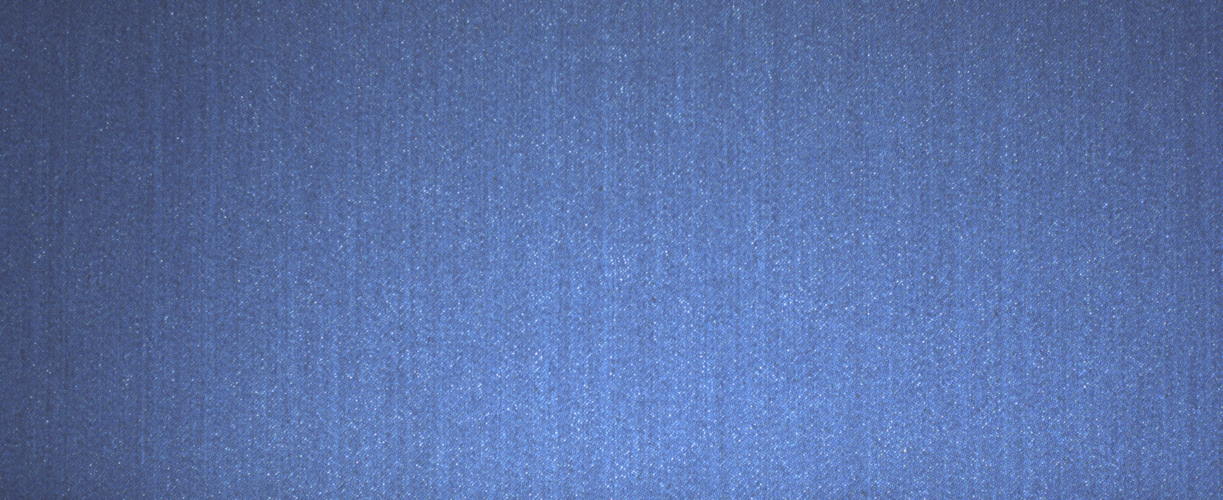
#> input picture Dataset/DefectFree/0526e526baab17200830084844.jpg, 2446 x 1000 px (shown at 1/2 size); its folder holds only this picture in this run
$ jupyter execute andrapercobaan4.ipynb   (older library calls are emulated)
#> lines starting #> are read from the running program, lines starting #| are printed output that depends on the picture
## Import Library

[cell 1]
import os
import cv2 as cv
import matplotlib.pyplot as plt
import numpy as np
import pandas as pd
from sklearn.model_selection import train_test_split, cross_val_predict
from sklearn.metrics import accuracy_score, classification_report
from skimage.feature import graycomatrix, graycoprops
from scipy.stats import entropy
from sklearn.ensemble import RandomForestClassifier
from sklearn.svm import SVC
from sklearn.neighbors import KNeighborsClassifier
from sklearn.metrics import accuracy_score, precision_score, recall_score, f1_score, confusion_matrix, classification_report
from sklearn.metrics import (confusion_matrix, ConfusionMatrixDisplay)
import seaborn as sns

Kode Python tersebut mengimpor berbagai library yang terdapat pada format yang rata - rata digunakan dalam proses klasifikasi citra digital, dimulai dari tahap pemrosesan citra hingga evaluasi model. Pustaka os digunakan untuk mengelola file dan direktori, sedangkan cv2 dari OpenCV dipakai untuk membaca dan memproses citra. Visualisasi data dilakukan dengan bantuan matplotlib.pyplot dan seaborn, yang memungkinkan penyajian gambar atau hasil evaluasi dalam bentuk grafik. Pustaka numpy dan pandas digunakan untuk manipulasi data numerik dan data tabular.
Untuk ekstraksi fitur tekstur dari citra, digunakan fungsi graycomatrix dan graycoprops dari skimage.feature, yang berperan dalam membentuk dan menghitung properti dari matriks GLCM (Gray-Level Co-occurrence Matrix). Selain itu, entropy dari scipy.stats digunakan untuk menghitung tingkat ketidakteraturan dalam citra. Dalam hal pembelajaran mesin, kode ini mengimpor beberapa model klasifikasi dari pustaka scikit-learn, termasuk RandomForestClassifier, SVC (Support Vector Classifier), dan KNeighborsClassifier.
Terakhir, untuk mengevaluasi performa model, digunakan berbagai metrik seperti accuracy_score, precision_score, recall_score, f1_score, serta confusion_matrix dan classification_report. Visualisasi matriks kebingungan juga dapat dilakukan menggunakan ConfusionMatrixDisplay. Secara keseluruhan, kode ini menyiapkan seluruh komponen yang diperlukan untuk membangun sistem klasifikasi citra berbasis pembelajaran mesin, dari input citra hingga evaluasi hasil klasifikasi.

## Data Loading

[cell 2]
data = []
labels = []
file_name = []

# Ganti path sesuai struktur folder kamu
dataset_path = "Dataset/"

# Loop setiap sub-folder (label)
for sub_folder in os.listdir(dataset_path):
    sub_folder_path = os.path.join(dataset_path, sub_folder)

    # Pastikan ini folder
    if os.path.isdir(sub_folder_path):
        sub_folder_files = os.listdir(sub_folder_path)
        for filename in sub_folder_files:
            img_path = os.path.join(sub_folder_path, filename)
            img = cv.imread(img_path)
#> img is the input picture: shape (1000, 2446, 3); mean B, G, R 166.5, 113, 89.1

            if img is not None:
                img = img.astype(np.uint8)
                # Resize all images to 256x256 for consistency
                img = cv.resize(img, (256, 256))
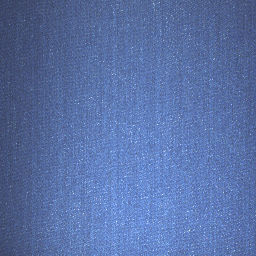
#> img: shape (256, 256, 3); mean B, G, R 166.4, 112.9, 89

                data.append(img)
                labels.append(sub_folder)
                name = os.path.splitext(filename)[0]
                file_name.append(filename)

# Ubah ke array numpy
data = np.array(data)
labels = np.array(labels)

# Tampilkan info
print("Jumlah gambar:", len(data))
#| Jumlah gambar: 2
print("Label unik:", np.unique(labels))

Kode diatas berfungsi untuk memuat data citra dari direktori bernama Dataset/, yang diasumsikan memiliki struktur berupa beberapa subfolder, di mana setiap subfolder merepresentasikan kelas atau label dari citra-citra yang ada di dalamnya. Pertama, tiga list kosong yaitu data, labels, dan file_name disiapkan untuk menyimpan gambar, label (nama subfolder), dan nama file. Program kemudian melakukan iterasi terhadap setiap subfolder di dalam direktori utama Dataset/. Jika entri tersebut adalah folder, maka seluruh file gambar di dalamnya akan dibaca menggunakan OpenCV (cv.imread). Gambar yang berhasil dibaca dikonversi ke tipe data uint8 untuk memastikan konsistensi tipe data, lalu diubah ukurannya menjadi 256x256 piksel agar seluruh gambar memiliki dimensi yang seragam. Setiap gambar yang sudah diproses disimpan ke dalam list data, sementara labelnya diambil dari nama subfolder dan disimpan di labels, serta nama filenya juga dicatat di file_name. Setelah semua gambar dimuat, list data dan labels dikonversi menjadi array NumPy untuk memudahkan pemrosesan selanjutnya. Terakhir, program mencetak jumlah total gambar yang berhasil dimuat dan daftar label unik yang ditemukan dalam dataset tersebut.

## Augmentasi Data

### Define Augmentasi yang ingin digunakan

[cell 3]
def augment_image(img):
    augmented = [img]
    # Flip horizontal
    # Flip horizontal (manual)
    flip_h = np.zeros_like(img)
    for i in range(img.shape[0]):
        for j in range(img.shape[1]):
            flip_h[i, j] = img[i, img.shape[1] - 1 - j]
    augmented.append(flip_h)

    # Flip vertical (manual)
    flip_v = np.zeros_like(img)
    for i in range(img.shape[0]):
        for j in range(img.shape[1]):
            flip_v[i, j] = img[img.shape[0] - 1 - i, j]
    augmented.append(flip_v)

    # Rotate 90 degrees (manual, counter-clockwise)
    rot90 = np.zeros_like(img)
    for i in range(img.shape[0]):
        for j in range(img.shape[1]):
            rot90[j, img.shape[0] - 1 - i] = img[i, j]
    augmented.append(rot90)

    # Rotate 180 degrees (manual)
    rot180 = np.zeros_like(img)
    for i in range(img.shape[0]):
        for j in range(img.shape[1]):
            rot180[img.shape[0] - 1 - i, img.shape[1] - 1 - j] = img[i, j]
    augmented.append(rot180)
    return augmented

Kode diatas berfungsi untuk mendefinisikan fungsi augment_image(img) yang akan digunakan untuk memperluas jumlah data citra dengan menerapkan lima variasi transformasi: gambar asli, flip horizontal, flip vertikal, rotasi 90 derajat berlawanan arah jarum jam, dan rotasi 180 derajat. Seluruh transformasi dilakukan secara manual dengan mengubah posisi piksel menggunakan perulangan. Flip horizontal dan vertikal membalik citra berdasarkan sumbu X dan Y, sedangkan rotasi dilakukan dengan mengatur ulang indeks piksel. Hasil akhir berupa daftar lima gambar yang dapat digunakan untuk memperkaya data pelatihan dalam tugas klasifikasi atau pengenalan citra.

### Mengaplikasikan Augmentasi pada Data

[cell 4]
# melakukan augmentasi data
data_augmented = []
labels_augmented = []
paths_augmented = []
file_name_augmented = []
for i in range(len(data)):
	augmented_imgs = augment_image(data[i])
	for aug_img in augmented_imgs:
		data_augmented.append(aug_img)
		labels_augmented.append(labels[i])
		file_name_augmented.append(file_name[i])
#> this loop made 2 passes
#> after the loop, data_augmented = 10 items; file_name_augmented = ['0526e526baab17200830084844.jpg', '0526e526baab17200830084844.jpg', '0526e526baab17200830084844.jpg', '0526e526baab17200830084844.jpg', '0526e526baab17200830084844.jpg', '11.jpg', '11.jpg', '11.jpg', '11.jpg', '11.jpg']; labels_augmented = ['DefectFree', 'DefectFree', 'DefectFree', 'DefectFree', 'DefectFree', 'DefectHoles', 'DefectHoles', 'DefectHoles', 'DefectHoles', 'DefectHoles']

print("Data sebelum augmentasi: ", len(data))
#| Data sebelum augmentasi:  2
print("Data setelah augmentasi: ", len(data_augmented))
#| Data setelah augmentasi:  10

Kode diatas berfungsi untuk mengaplikasikan augmentasi data pada kumpulan citra. Proses diawali dengan menerapkan fungsi augment_image() ke setiap gambar dalam dataset data, yang menghasilkan lima variasi gambar (asli + 4 transformasi). Setiap hasil augmentasi ditambahkan ke dalam daftar data_augmented, dan label serta nama file aslinya juga disalin ke daftar labels_augmented dan file_name_augmented, sehingga informasi tetap konsisten. Setelah proses selesai, program mencetak jumlah data sebelum dan sesudah augmentasi, yang biasanya menjadi lima kali lebih banyak dari data awal. Ini berguna untuk meningkatkan keragaman data dalam pelatihan model.

## Data Preparation

### Define Preprosesing yang ingin digunakan (Median, Prewitt, dan Normalisasi)

[cell 5]
def grayscale(img_bgr):
    b = img_bgr[:, :, 0].astype(float)
    g = img_bgr[:, :, 1].astype(float)
    r = img_bgr[:, :, 2].astype(float)
    gray = 0.114 * b + 0.587 * g + 0.299 * r
    return gray.astype(np.uint8)

def Median(image, baris, kolom):
    tengah = int(baris*kolom/2)
    hasil = np.zeros(image.shape)
    rows = int((baris-1)/2)
    cols = int((kolom-1)/2)
    image = np.pad(image,((rows,rows),(cols,cols)),mode='edge')
    for i in range (hasil.shape[0]):
        for j in range (hasil.shape[1]):
            Median = np.zeros(baris*kolom)
            m=0
            for k in range (i,i+baris):
                for l in range (j,j+kolom):
                    Median[m]=image[k,l]
                    m+=1
            Median.sort()
            a = Median[tengah]
            b = Median[tengah-1]
            _Median = int(a+b)/2
            hasil[i,j] =_Median
    return hasil

def convEdge(kernel, img):
        result = np.zeros_like(img)
        pad_height, pad_width = img.shape
        kernel_height, kernel_width = kernel.shape
        for i in range(pad_height - kernel_height + 1):
            for j in range(pad_width - kernel_width + 1):
                result[i][j] = np.sum(img[i:i+kernel_height, j:j+kernel_width] * kernel)
        return result

def prewit(image):
    kPrewittX = np.array([[-1,  0,  1],
                         [-1,  0,  1],
                         [-1,  0,  1]])

    kPrewittY = np.array([[-1, -1, -1],
                         [ 0,  0,  0],
                         [ 1,  1,  1]])

    convPrewittX = convEdge(kPrewittX, image)
    convPrewittY = convEdge(kPrewittY, image)
    result = np.sqrt(convPrewittX ** 2 + convPrewittY ** 2)
    return result

def normalize(img):
    min_val = np.min(img)
    max_val = np.max(img)
    normalized = (img - min_val) * 255.0 / (max_val - min_val)
    return normalized.astype(np.uint8)

Kode diatas berfungsi untuk mendefinisikan serangkaian fungsi untuk melakukan pra-pemrosesan citra. Fungsi grayscale() mengubah citra berwarna (BGR) menjadi citra grayscale menggunakan rumus konversi standar berdasarkan persepsi manusia, di mana saluran hijau memiliki bobot terbesar. Fungsi Median() melakukan penyaringan median terhadap citra grayscale, yang berfungsi untuk mengurangi noise dengan mengganti setiap piksel dengan nilai median dari lingkungan sekitarnya. Filter ini diterapkan menggunakan padding mode 'edge' agar ukuran citra tetap sama. Selanjutnya, fungsi convEdge() menerapkan operasi konvolusi secara manual menggunakan kernel yang diberikan untuk mendeteksi pola tertentu dalam citra, seperti tepi atau tekstur. Fungsi ini menjadi dasar untuk fungsi prewit(), yang menerapkan operator Prewitt menggunakan dua kernel konvolusi untuk mendeteksi tepi secara horizontal (kPrewittX) dan vertikal (kPrewittY). Hasil akhir adalah citra tepi yang dihasilkan dari gabungan magnitudo kedua arah gradien. Terakhir, fungsi normalize() digunakan untuk melakukan normalisasi intensitas piksel citra ke rentang 0–255. Ini penting untuk memastikan konsistensi skala antar gambar sebelum digunakan dalam analisis lanjutan seperti klasifikasi atau ekstraksi fitur.

### Mengaplikasikan Preprosesing pada Data

[cell 6]
dataPreprocessed = []
for i in range(len(data_augmented)):
    img = data_augmented[i]
    img_gray = grayscale(img)
    img_median = Median(img_gray, 9, 9)
    img_prewitt = prewit(img_median)
    img_normalized = normalize(img_prewitt)
    dataPreprocessed.append(img_normalized)
#> this loop made 10 passes
#> max_val in normalize on passes 1 to 8: 24.05, 24.05, 24.05, 24.05, 24.05, 21, 21, 21
#> pass 1, in grayscale, `g = img_bgr[:, :, 1].astype(float)`:
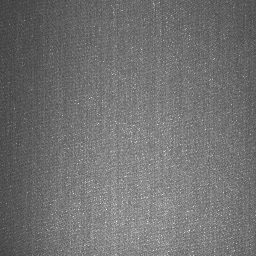
#> g: shape (256, 256) float64; min 59, max 241, mean 112.9
#> pass 1, in grayscale, `r = img_bgr[:, :, 2].astype(float)`:
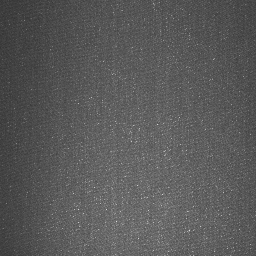
#> r: shape (256, 256) float64; min 50, max 222, mean 89
#> after the loop:
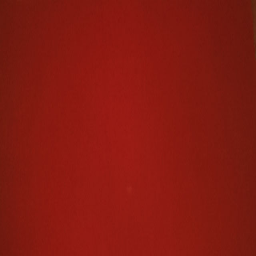
#> img: shape (256, 256, 3); mean of channels 0, 1, 2 16.7, 25.8, 133.6; drawn as B, G, R
#> after the loop:
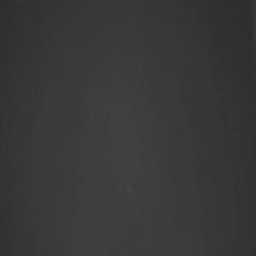
#> img_gray: shape (256, 256); min 44, max 72, mean 56.4
#> after the loop:
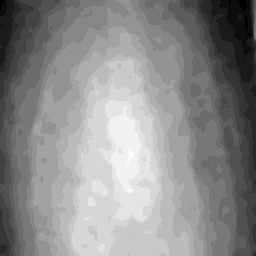
#> img_median: shape (256, 256) float64; min 46, max 65, mean 56.4; drawn with min black and max white
#> after the loop:
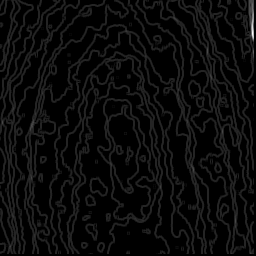
#> img_prewitt: shape (256, 256) float64; min 0, max 21, mean 0.9; drawn with min black and max white
#> after the loop, dataPreprocessed = 10 items

Kode diatas berfungsi untuk menerapkan tahapan pra-pemrosesan citra secara berurutan pada seluruh data gambar yang telah dimuat sebelumnya. Setiap gambar dalam array data akan diproses satu per satu melalui beberapa fungsi yang telah didefinisikan sebelumnya. Seluruh hasil citra yang telah diproses disimpan dalam list dataPreprocessed sebagai dataset baru.

### Menampilkan beberapa data yang sudah di Preproses

[cell 7]
labels_unique = np.unique(labels_augmented)
fig, axs = plt.subplots(len(labels_unique), 5, figsize=(15, 3 * len(labels_unique)))

for i, label in enumerate(labels_unique):
    idx = np.where(labels == label)[0][:5]
    if len(idx) == 0:
        for j in range(5):
            axs[i, j].axis('off')
        continue
    for j in range(5):
        if j < len(idx):
            k = idx[j]
            axs[i, j].imshow(dataPreprocessed[k], cmap='gray')
            axs[i, j].set_title(f"{label} - {file_name[k]}")
            axs[i, j].axis('off')
        else:
            axs[i, j].axis('off')
#> this loop made 2 passes
#> (label, idx) on passes 1 to 2: ('DefectFree', [0]), ('DefectHoles', [1])

plt.tight_layout()
plt.show()
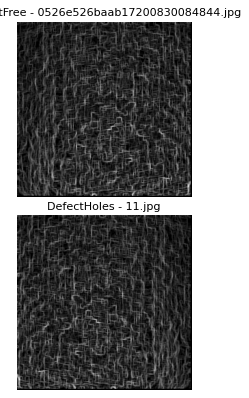
#> figure drawn by matplotlib, 2 panels

Kode diatas berfungsi untuk menampilkan beberapa sampel citra hasil pra-pemrosesan dari masing-masing kelas label yang ada dalam dataset. Pertama, variabel labels_unique menyimpan daftar label unik dari seluruh citra yang telah dimuat. Kemudian, plt.subplots() digunakan untuk membuat grid plot dengan jumlah baris sebanyak jumlah label unik dan lima kolom untuk menampilkan maksimal lima contoh citra dari masing-masing kelas. Dalam perulangan, untuk setiap label, program mencari indeks citra yang termasuk ke dalam label tersebut menggunakan np.where(). Jika citra dengan label tertentu tidak ditemukan, maka seluruh kolom pada baris tersebut akan dinonaktifkan. Untuk setiap citra yang tersedia (maksimal lima per label), citra yang telah diproses (hasil dari dataPreprocessed) menggunakan imshow(), dengan judul yang menunjukkan nama label dan nama file aslinya. Sumbu gambar disembunyikan agar tampilan lebih bersih. Terakhir, plt.tight_layout() digunakan agar elemen-elemen plot tidak saling tumpang tindih, dan plt.show() menampilkan seluruh grid plot tersebut.

### Feature Extraction

[cell 8]
def glcm(image, derajat):
    if derajat == 0:
        angles = [0]
    elif derajat == 45:
        angles = [np.pi / 4]
    elif derajat == 90:
        angles = [np.pi / 2]
    elif derajat == 135:
        angles = [3 * np.pi / 4]
    else:
        raise ValueError("Invalid angle. It should be one of the following: 0, 45, 90, 135.")

    # mengembalikan matrix glcm dari image
    glcm = graycomatrix(image, [1], angles, 256, symmetric=True, normed=True)
    return glcm

Kode diatas adalah fungsi glcm() bertugas untuk menghitung matriks GLCM (Gray-Level Co-occurrence Matrix) dari sebuah citra grayscale dengan sudut tertentu. Matriks GLCM digunakan dalam pengolahan citra sebagai metode ekstraksi fitur tekstur dengan menghitung frekuensi kemunculan pasangan nilai piksel pada jarak dan arah tertentu. Fungsi ini menerima dua parameter: image, yaitu citra grayscale yang akan dihitung GLCM-nya, dan derajat, yaitu sudut kemunculan pasangan piksel (dalam derajat). Sudut tersebut diubah menjadi radian karena fungsi graycomatrix() dari pustaka skimage.feature menggunakan satuan radian. Sudut yang didukung adalah 0°, 45°, 90°, dan 135°, dan jika nilai sudut yang diberikan tidak sesuai, maka fungsi akan memunculkan error. GLCM dihitung dengan jarak antar piksel sebesar 1, dengan opsi symmetric=True untuk membuat matriks simetris, dan normed=True agar nilai dalam matriks dinormalisasi. Hasil keluaran dari fungsi ini adalah matriks GLCM berdimensi 4 yang siap digunakan untuk menghitung berbagai fitur tekstur seperti kontras, homogenitas, energi, dan korelasi.

[cell 9]
def correlation(matriks):
	return graycoprops(matriks, 'correlation')[0, 0]
def dissimilarity(matriks):
    return graycoprops(matriks, 'dissimilarity')[0, 0]
def homogenity(matriks):
    return graycoprops(matriks, 'homogeneity')[0, 0]
def contrast(matriks):
    return graycoprops(matriks, 'contrast')[0, 0]
def ASM(matriks):
    return graycoprops(matriks, 'ASM')[0, 0]
def energy(matriks):
    return graycoprops(matriks, 'energy')[0, 0]
def entropyGlcm(matriks):
    return entropy(matriks.ravel())

Kode diatas adalah kumpulan fungsi ini digunakan untuk mengambil berbagai fitur tekstur dari matriks GLCM seperti korelasi, dissimilaritas, homogenitas, kontras, ASM, dan energi menggunakan fungsi graycoprops. Selain itu, ada fungsi untuk menghitung entropi GLCM yang mengukur kompleksitas tekstur. Fitur-fitur ini membantu menggambarkan pola dan struktur tekstur dalam citra untuk keperluan analisis dan klasifikasi.

[cell 10]
Derajat0 = []
Derajat45 = []
Derajat90 = []
Derajat135 = []
for i in range(len(dataPreprocessed)):
    img_uint8 = dataPreprocessed[i].astype(np.uint8)
    D0 = glcm(img_uint8, 0)
    D45 = glcm(img_uint8, 45)
    D90 = glcm(img_uint8, 90)
    D135 = glcm(img_uint8, 135)
    Derajat0.append(D0)
    Derajat45.append(D45)
    Derajat90.append(D90)
    Derajat135.append(D135)
#> this loop made 10 passes
#> pass 1, `img_uint8 = dataPreprocessed[i].astype(np.uint8)`:
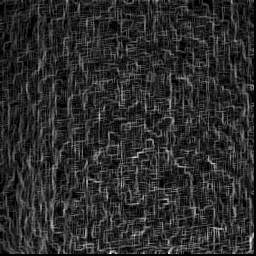
#> img_uint8: shape (256, 256); min 0, max 255, mean 43.7
#> pass 2, `img_uint8 = dataPreprocessed[i].astype(np.uint8)`:
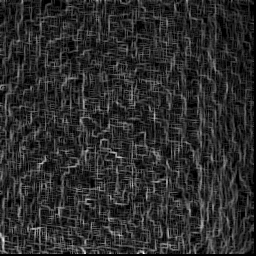
#> img_uint8: shape (256, 256); min 0, max 255, mean 43.7
#> after the loop, Derajat0 = 10 items; Derajat135 = 10 items; Derajat45 = 10 items; Derajat90 = 10 items
#> (the rest of the program and of its run is left out)
